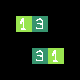

A level layout from a 2D game, rendered from its tile map. Below: a short description, then the map file with its tile-grid data intact:
An orthogonal 5x5 tile map with 16x16 px tiles, 1 tile layer (set).

<map version="1.10" tiledversion="1.10.2" orientation="orthogonal" renderorder="right-down" width="5" height="5" tilewidth="16" tileheight="16" infinite="0" nextlayerid="6" nextobjectid="1">
 <tileset firstgid="1" source="../spr_test_tileset.tsx" />
 <layer id="1" name="set" width="5" height="5" locked="1">
  <data encoding="csv">
0,0,0,0,0,
0,2,4,0,0,
0,0,0,0,0,
0,0,4,2,0,
0,0,0,0,0
</data>
 </layer>
</map>
